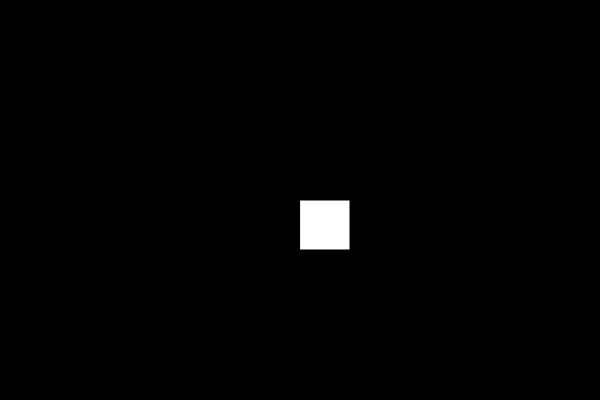
Frame 1 (no input)
Frame 60 (no input): identical to frame 1, image omitted
Frame 120 (the mouse pressed at the canvas centre since frame 60): identical to frame 1, image omitted

The p5.js sketch that drew this single still picture (run headless with seeded random() and noise() and a simulated clock; from frame 60 on, the mouse is pressed at the canvas centre):

// p5.js sketch
// ── sketch.js
var x = 300;
var y = 200;
var s = 50;
var g = 0;

function setup() {
  createCanvas(600, 400);
}

function draw() {
  background(g);
  rect(x, y, s, s);
}

function mousePressed() {
  if (mouseX > x && mouseX < x + s && mouseY > y && mouseY < y + s) {
    g += 30;
  }
}
